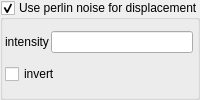
        <widget class="MyGroupBox" name="groupCheck_perlin_noise_displacement_enable">
         <property name="title">
          <string>Use perlin noise for displacement</string>
         </property>
         <property name="checkable">
          <bool>true</bool>
         </property>
         <property name="checked">
          <bool>true</bool>
         </property>
         <layout class="QGridLayout" name="gridLayout_31" rowstretch="0,0" columnstretch="0,1,0">
          <property name="leftMargin">
           <number>2</number>
          </property>
          <property name="topMargin">
           <number>2</number>
          </property>
          <property name="rightMargin">
           <number>2</number>
          </property>
          <property name="bottomMargin">
           <number>2</number>
          </property>
          <property name="spacing">
           <number>2</number>
          </property>
          <item row="0" column="0">
           <widget class="QLabel" name="label_50">
            <property name="text">
             <string>intensity</string>
            </property>
           </widget>
          </item>
          <item row="1" column="0" colspan="3">
           <widget class="MyCheckBox" name="checkBox_perlin_noise_displacement_invert">
            <property name="text">
             <string>invert</string>
            </property>
           </widget>
          </item>
          <item row="0" column="1">
           <widget class="MyLineEdit" name="logedit_perlin_noise_displacement_intensity">
            <property name="toolTip">
             <string>&lt;html&gt;&lt;head/&gt;&lt;body&gt;&lt;p&gt;Height of displacement. Height is in the same units as object sizes.&lt;/p&gt;&lt;/body&gt;&lt;/html&gt;</string>
            </property>
           </widget>
          </item>
         </layout>
        </widget>
